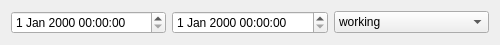
<?xml version="1.0" encoding="UTF-8"?>
<ui version="4.0">
 <class>WorkingTimeItem</class>
 <widget class="QWidget" name="WorkingTimeItem">
  <property name="geometry">
   <rect>
    <x>0</x>
    <y>0</y>
    <width>500</width>
    <height>38</height>
   </rect>
  </property>
  <property name="windowTitle">
   <string>Form</string>
  </property>
  <layout class="QGridLayout" name="gridLayout">
   <item row="0" column="0">
    <widget class="QDateTimeEdit" name="startDateTimeEdit">
     <property name="toolTip">
      <string>&lt;html&gt;&lt;head/&gt;&lt;body&gt;&lt;p&gt;start time&lt;/p&gt;&lt;/body&gt;&lt;/html&gt;</string>
     </property>
     <property name="calendarPopup">
      <bool>false</bool>
     </property>
    </widget>
   </item>
   <item row="0" column="1">
    <widget class="QDateTimeEdit" name="endDateTimeEdit">
     <property name="toolTip">
      <string>&lt;html&gt;&lt;head/&gt;&lt;body&gt;&lt;p&gt;end time&lt;/p&gt;&lt;/body&gt;&lt;/html&gt;</string>
     </property>
    </widget>
   </item>
   <item row="0" column="2">
    <widget class="QComboBox" name="typeComboBox">
     <item>
      <property name="text">
       <string>working</string>
      </property>
     </item>
     <item>
      <property name="text">
       <string>pause</string>
      </property>
     </item>
     <item>
      <property name="text">
       <string>other</string>
      </property>
     </item>
    </widget>
   </item>
  </layout>
 </widget>
 <resources/>
 <connections/>
</ui>
